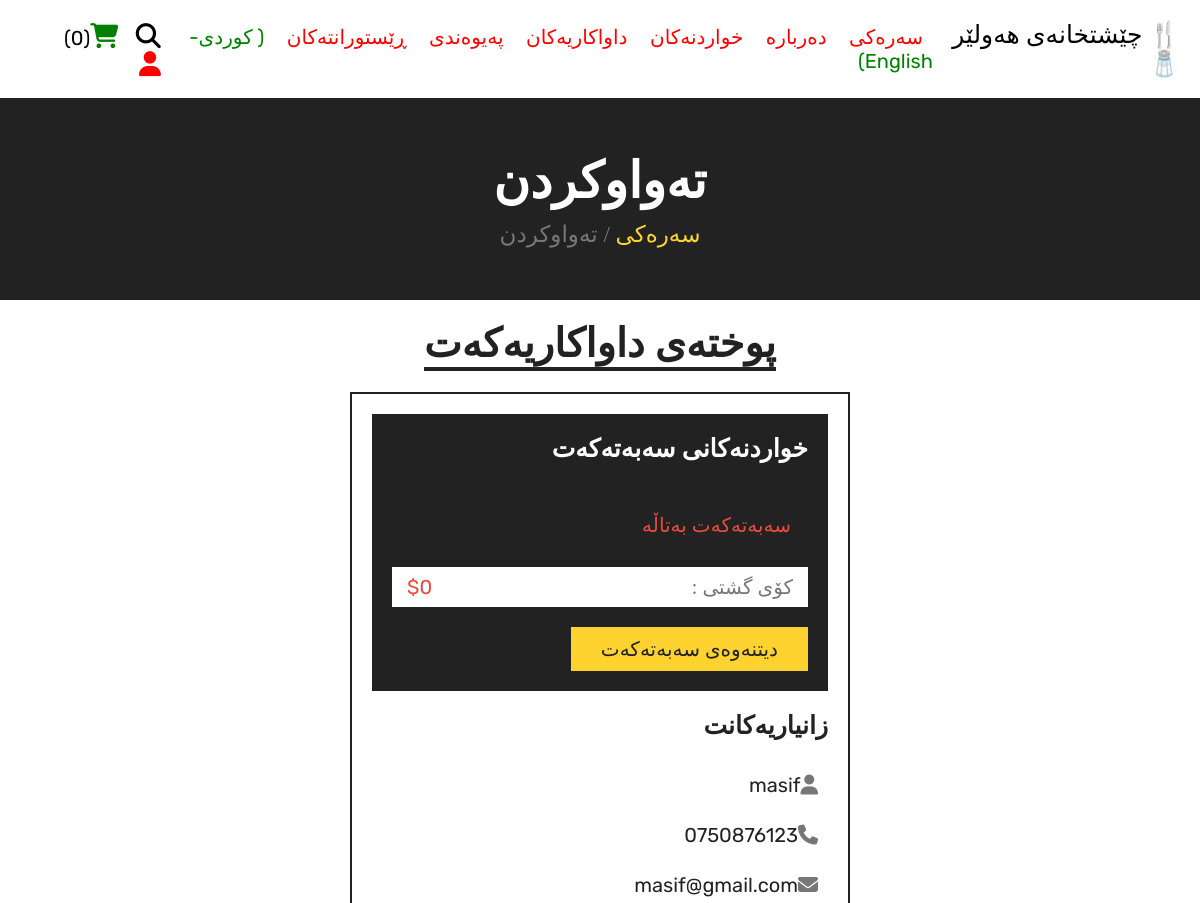
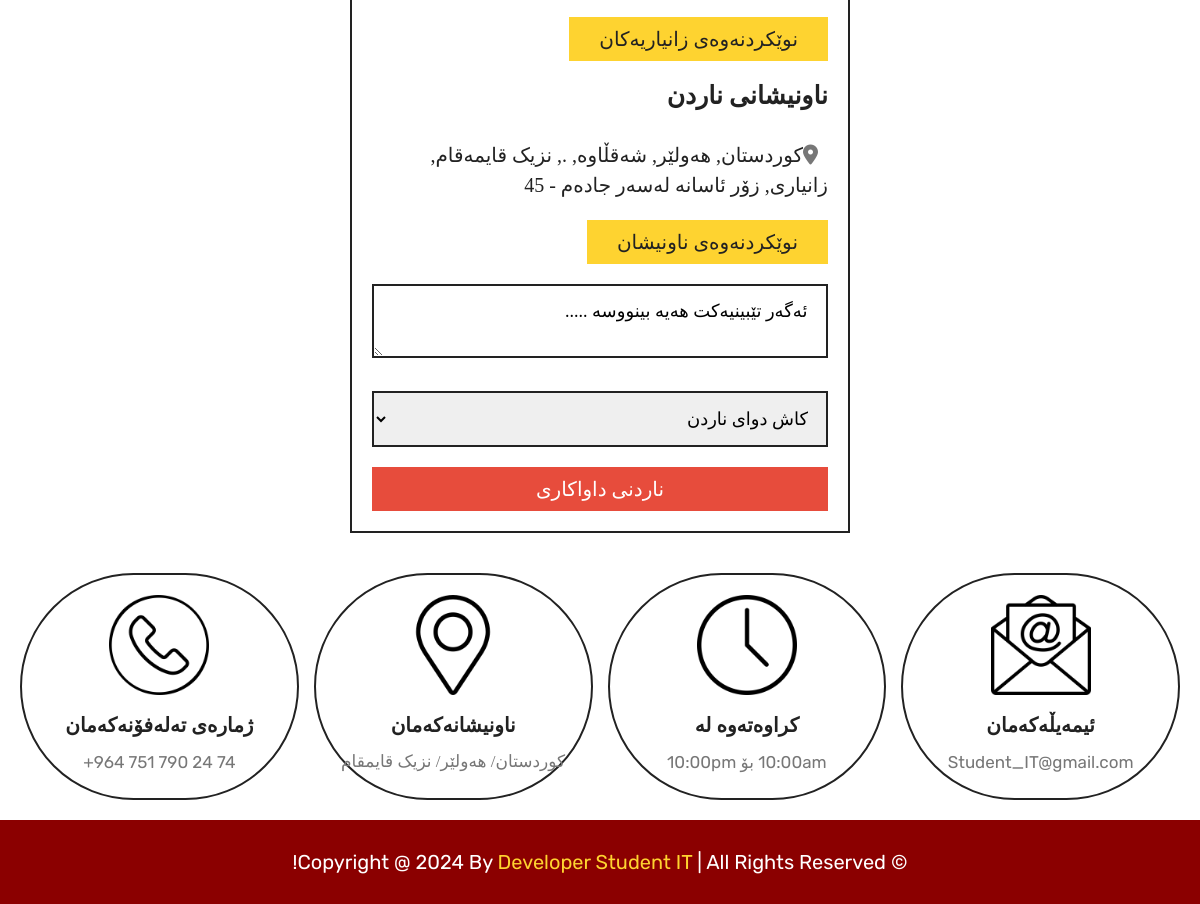
Screenshot of /checkout.php (signed in) with the database file from the repository (2 pictures, top to bottom).
### tables this page shows
CREATE TABLE `users` (
  `id` int(100) NOT NULL,
  `name` varchar(20) NOT NULL,
  `email` varchar(50) NOT NULL,
  `number` varchar(10) NOT NULL,
  `password` varchar(50) NOT NULL,
  `address` varchar(500) NOT NULL
);

### checkout.php (the view, shortened to what this page needs)
<?php
include 'components/connect.php';
if(isset($_SESSION['user_id'])){
   $user_id = $_SESSION['user_id'];
}else{
   $user_id = '';
   header('location:home.php');
};
?>
<!DOCTYPE html>
<html lang="en">
<head>
   <link rel="stylesheet" href="https://cdnjs.cloudflare.com/ajax/libs/font-awesome/6.1.1/css/all.min.css">
   <link rel="stylesheet" href="css/style.css">
</head>
<body dir="rtl">
<?php include 'components/user_header.php'; ?>
<div class="heading">
   <h3 class="fontchange"> تەواوکردن </h3>
   <p><a href="home.php" class="fontchange"> سەرەکی </a> <span class="fontchange"> / تەواوکردن</span></p>
</div>
<section class="checkout">
   <h1 class="title fontchange">پوختەی داواکاریەکەت </h1>
<form action="" method="post">
   <div class="cart-items">
      <h3 class="fontchange"> خواردنەکانی سەبەتەکەت</h3>
      <?php
         $grand_total = 0;
         $cart_items[] = '';
         $select_cart = $conn->prepare("SELECT * FROM `cart` WHERE user_id = ?");
         $select_cart->execute([$user_id]);
         if($select_cart->rowCount() > 0){
            while($fetch_cart = $select_cart->fetch(PDO::FETCH_ASSOC)){
               $cart_items[] = $fetch_cart['name'].' ('.$fetch_cart['price'].' x '. $fetch_cart['quantity'].') - ';
               $total_products = implode($cart_items);
               $grand_total += ($fetch_cart['price'] * $fetch_cart['quantity']);
      ?>
      <p><span class="name" style="color:white;"><?= $fetch_cart['name']; ?></span><span class="price">$<?= $fetch_cart['price']; ?> x <?= $fetch_cart['quantity']; ?></span></p>
      <?php
            }
         }else{
            echo '<p class="empty fontchange"> سەبەتەکەت بەتاڵە </p>';
         }
      ?>
      <p class="grand-total"><span class="name fontchange"> کۆی گشتی :</span><span class="price">$<?= $grand_total; ?></span></p>
      <a href="cart.php" class="btn fontchange"> دیتنەوەی سەبەتەکەت</a>
   </div>
   <div class="user-info">
      <h3 class="fontchange"> زانیاریەکانت </h3>
      <p><i class="fas fa-user"></i><span><?= $fetch_profile['name'] ?></span></p>
      <p><i class="fas fa-phone"></i><span><?= $fetch_profile['number'] ?></span></p>
      <p><i class="fas fa-envelope"></i><span><?= $fetch_profile['email'] ?></span></p>
      <a href="update_profile.php" class="btn fontchange"> نوێکردنەوەی زانیاریەکان </a>
      <h3 class="fontchange"> ناونیشانی ناردن </h3>
      <p><i class="fas fa-map-marker-alt"></i><span class="fontchange"><?php if($fetch_profile['address'] == ''){echo 'تکایە ناونیشانەکەت بنووسە';}else{echo $fetch_profile['address'];} ?></span></p>
      <a href="update_address.php" class="btn fontchange"> نوێکردنەوەی ناونیشان </a>
      <textarea required id="descreption" name="descreption" rows="2" cols="50" class="box fontchange"> ئەگەر تێبینیەکت هەیە بینووسە .....
      </textarea>
      <select name="method" class="box" required>
         <option selected value="cash on delivery" class="fontchange"> کاش دوای ناردن </option>
      </select>
      <input type="submit" value=" ناردنی داواکاری " class="btn fontchange <?php if($fetch_profile['address'] == ''){echo 'disabled';} ?>" style="width:100%; background:var(--red); color:var(--white);" name="submit">
   </div>
</form>
</section>
<?php include 'components/footer.php'; ?>
</body>
</html>

### css/style.css (style rules this page uses)
:root { --yellow:#fed330; --red:#e74c3c; --white:#fff; --black:#222; --light-color:#777; --border:.2rem solid var(--black); }
* { font-family: 'Rubik', sans-serif; margin:0; padding:0; box-sizing: border-box; outline: none; border: none; text-decoration: none; }
html { font-size: 62.5%; overflow-x: hidden; scroll-behavior: smooth; stop-opacity: 7rem; }
section { margin:0 auto; max-width: 1200px; padding:2rem; }
.title { text-align: center; margin-bottom: 2.5rem; font-size: 4rem; color:var(--black); text-transform: uppercase; text-decoration: underline; text-underline-offset: 1rem; }
.heading { display: flex; align-items: center; justify-content: center; gap:1rem; flex-flow: column; background-color: var(--black); min-height: 20rem; }
.heading h3 { font-size: 5rem; color:var(--white); text-transform: capitalize; }
.heading p { font-size: 2.3rem; color:var(--light-color); }
.heading p a { color:var(--yellow); }
.btn, .delete-btn { margin-top: 1rem; display: inline-block; font-size: 2rem; padding:1rem 3rem; cursor: pointer; text-transform: capitalize; transition: .2s linear; }
.btn { background-color: var(--yellow); color:var(--black); }
.empty { border:var(--border); padding:1.5rem; text-align: center; width: 100%; font-size: 2rem; text-transform: capitalize; color:var(--red); }
.checkout form { max-width: 50rem; margin:0 auto; border:var(--border); padding:2rem; }
.checkout form h3 { font-size: 2.5rem; text-transform: capitalize; padding: 2rem 0; color:var(--black); }
.checkout form .cart-items { background-color: var(--black); padding:2rem; padding-top: 0; }
.checkout form .cart-items h3 { color:var(--white); }
.checkout form .cart-items p { display: flex; align-items: center; gap:1.5rem; justify-content: space-between; margin:1rem 0; line-height: 1.5; font-size: 2rem; }
.checkout form .cart-items p .name { color:var(--light-color); }
.checkout form .cart-items p .price { color:var(--yellow); }
.checkout form .cart-items .grand-total { background-color: var(--white); padding:.5rem 1.5rem; }
.checkout form .cart-items .grand-total .price { color:var(--red); }
.checkout form .user-info p { font-size: 2rem; line-height: 1.5; padding:1rem 0; }
.checkout form .user-info p i { color:var(--light-color); margin-right: 1rem; }
.checkout form .user-info p span { color:var(--black); }
.checkout form .user-info .box { width: 100%; border:var(--border); padding:1.4rem; margin-top: 2rem; margin-bottom: 1rem; font-size: 1.8rem; }

### checkout.php (style rules this page uses)
.fontchange { font-family:Rabar_027; }
body { background:white; }

### rows the page displays
users: name "masif", number "0750876123", email "masif@gmail.com", address "کوردستان, هەولێر, شەقڵاوە, ., نزیک قایمەقام, زانیاری, زۆر ئاسانە لەسەر جادەم - 45", submit "ناردنی داواکاری"

### other values shown
$total_cart_items "0"
$grand_total "0"
